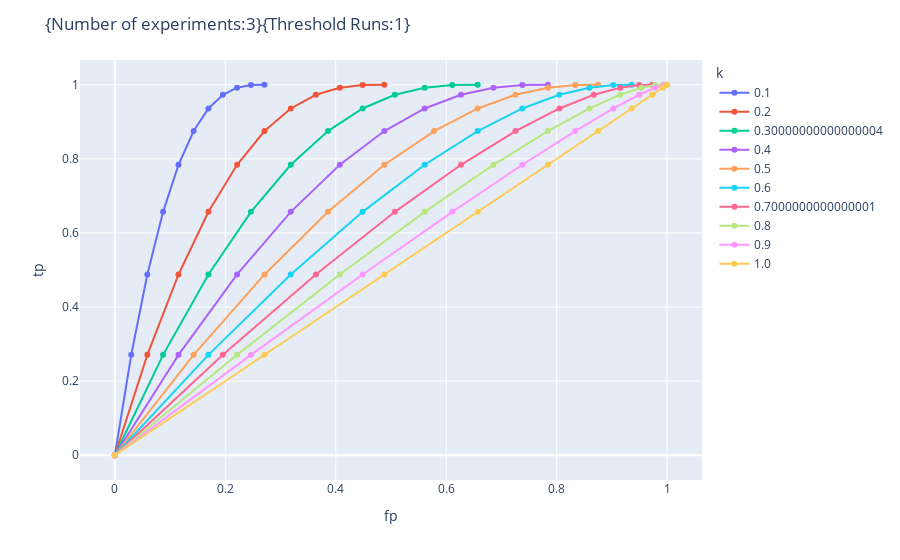
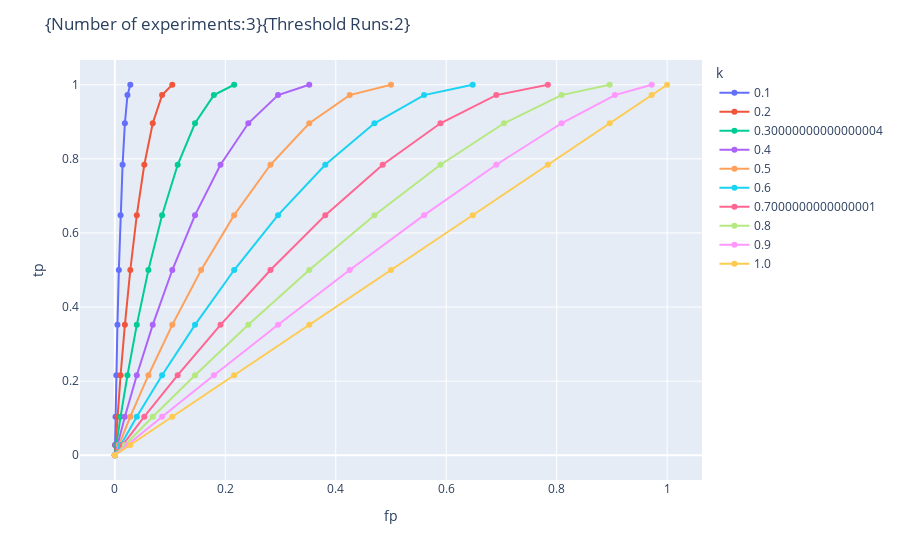
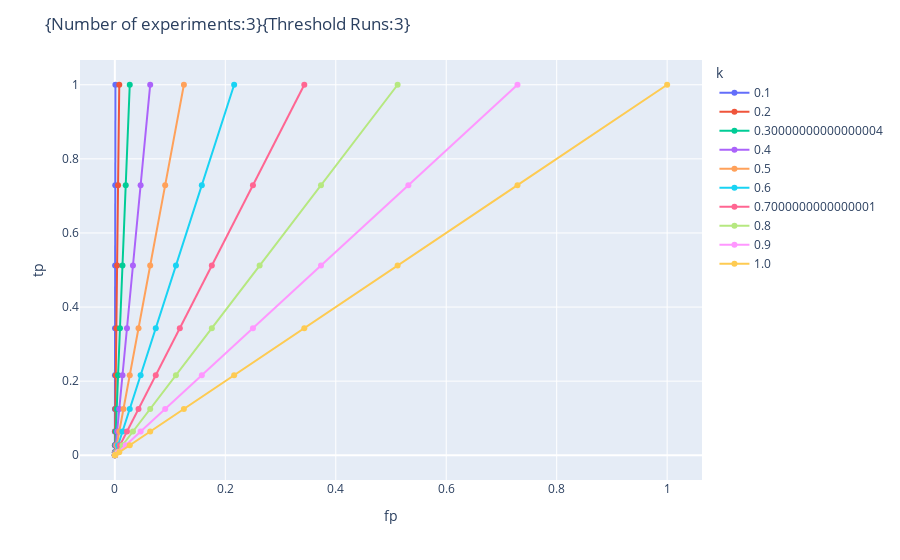
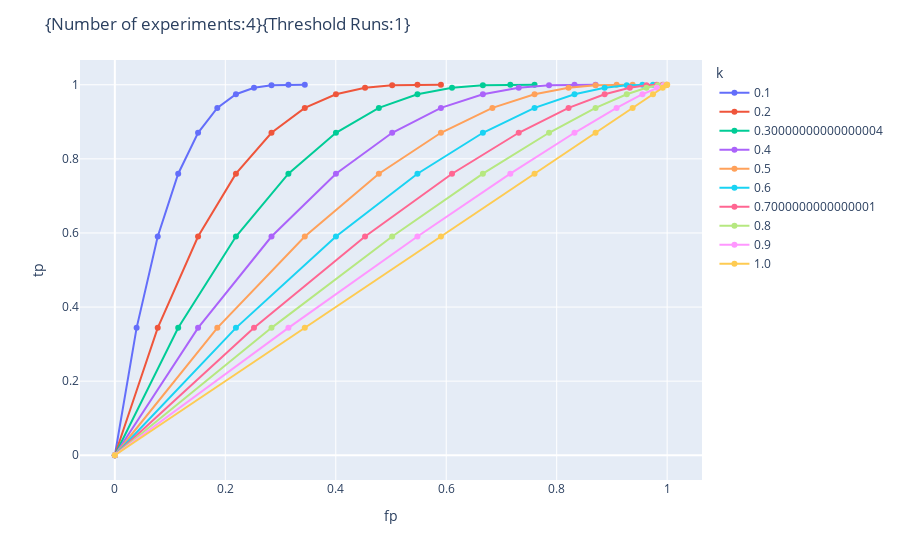

The notebook cell these images were saved under, in order:
### Markdown cell above
02/28/2023

# TP vs FP

Plotting the `True Positive` vs `False Positive` while varying `p`,`r` and `threshold_exp`.

### Code cell
dfs = df.groupby(['n_exp','threshold_exp'])
fig = go.Figure()
for i in dfs:
    i[1]['groups'] = np.floor_divide(i[1].index, len(p_list)).astype(str)
#     print(i[1]['groups'].values.tolist())
    i[1]['k'] = i[1]['groups'].apply(lambda d: proportionality_factor[int(d)%len(proportionality_factor)])
#     display(i[1])
    i[1]['threshold_exp'] = i[1]['threshold_exp'].astype('string')
    fig = px.line(i[1], x="fp", y="tp", hover_data=['n_exp','threshold_exp','p','r'],color='k',markers=True)
    fig.update_layout(title_text="{Number of experiments:"+str(i[1]['n_exp'].unique()[0])+"}{Threshold Runs:"+str(i[1]['threshold_exp'].unique()[0])+"}")
    fig.show()

### Figure 1 — Plotly figure (JSON) as saved in the notebook; plotly's stock layout.template omitted (floating-point values rounded to 4 significant figures)
{"data": [{"customdata": [[3, "1", 0, 0], [3, "1", 0.1, 0.01], [3, "1", 0.2, 0.02], [3, "1", 0.3, 0.03], [3, "1", 0.4, 0.04], [3, "1", 0.5, 0.05], [3, "1", 0.6, 0.06], [3, "1", 0.7, 0.07], [3, "1", 0.8, 0.08], [3, "1", 0.9, 0.09], [3, "1", 1, 0.1]], "hovertemplate": "k=0.1<br>fp=%{x}<br>tp=%{y}<br>n_exp=%{customdata[0]}<br>threshold_exp=%{customdata[1]}<br>p=%{customdata[2]}<br>r=%{customdata[3]}<extra></extra>", "legendgroup": "0.1", "line": {"color": "#636efa", "dash": "solid"}, "marker": {"symbol": "circle"}, "mode": "markers+lines", "name": "0.1", "orientation": "v", "showlegend": true, "type": "scatter", "x": [0, 0.0297, 0.05881, 0.08733, 0.1153, 0.1426, 0.1694, 0.1956, 0.2213, 0.2464, 0.271], "xaxis": "x", "y": [0, 0.271, 0.488, 0.657, 0.784, 0.875, 0.936, 0.973, 0.992, 0.999, 1], "yaxis": "y"}, {"customdata": [[3, "1", 0, 0], [3, "1", 0.1, 0.02], [3, "1", 0.2, 0.04], [3, "1", 0.3, 0.06], [3, "1", 0.4, 0.08], [3, "1", 0.5, 0.1], [3, "1", 0.6, 0.12], [3, "1", 0.7, 0.14], [3, "1", 0.8, 0.16], [3, "1", 0.9, 0.18], [3, "1", 1, 0.2]], "hovertemplate": "k=0.2<br>fp=%{x}<br>tp=%{y}<br>n_exp=%{customdata[0]}<br>threshold_exp=%{customdata[1]}<br>p=%{customdata[2]}<br>r=%{customdata[3]}<extra></extra>", "legendgroup": "0.2", "line": {"color": "#EF553B", "dash": "solid"}, "marker": {"symbol": "circle"}, "mode": "markers+lines", "name": "0.2", "orientation": "v", "showlegend": true, "type": "scatter", "x": [0, 0.05881, 0.1153, 0.1694, 0.2213, 0.271, 0.3185, 0.3639, 0.4073, 0.4486, 0.488], "xaxis": "x", "y": [0, 0.271, 0.488, 0.657, 0.784, 0.875, 0.936, 0.973, 0.992, 0.999, 1], "yaxis": "y"}, {"customdata": [[3, "1", 0, 0], [3, "1", 0.1, 0.03], [3, "1", 0.2, 0.06], [3, "1", 0.3, 0.09], [3, "1", 0.4, 0.12], [3, "1", 0.5, 0.15], [3, "1", 0.6, 0.18], [3, "1", 0.7, 0.21], [3, "1", 0.8, 0.24], [3, "1", 0.9, 0.27], [3, "1", 1, 0.3]], "hovertemplate": "k=0.30000000000000004<br>fp=%{x}<br>tp=%{y}<br>n_exp=%{customdata[0]}<br>threshold_exp=%{customdata[1]}<br>p=%{customdata[2]}<br>r=%{customdata[3]}<extra></extra>", "legendgroup": "0.30000000000000004", "line": {"color": "#00cc96", "dash": "solid"}, "marker": {"symbol": "circle"}, "mode": "markers+lines", "name": "0.30000000000000004", "orientation": "v", "showlegend": true, "type": "scatter", "x": [0, 0.08733, 0.1694, 0.2464, 0.3185, 0.3859, 0.4486, 0.507, 0.561, 0.611, 0.657], "xaxis": "x", "y": [0, 0.271, 0.488, 0.657, 0.784, 0.875, 0.936, 0.973, 0.992, 0.999, 1], "yaxis": "y"}, {"customdata": [[3, "1", 0, 0], [3, "1", 0.1, 0.04], [3, "1", 0.2, 0.08], [3, "1", 0.3, 0.12], [3, "1", 0.4, 0.16], [3, "1", 0.5, 0.2], [3, "1", 0.6, 0.24], [3, "1", 0.7, 0.28], [3, "1", 0.8, 0.32], [3, "1", 0.9, 0.36], [3, "1", 1, 0.4]], "hovertemplate": "k=0.4<br>fp=%{x}<br>tp=%{y}<br>n_exp=%{customdata[0]}<br>threshold_exp=%{customdata[1]}<br>p=%{customdata[2]}<br>r=%{customdata[3]}<extra></extra>", "legendgroup": "0.4", "line": {"color": "#ab63fa", "dash": "solid"}, "marker": {"symbol": "circle"}, "mode": "markers+lines", "name": "0.4", "orientation": "v", "showlegend": true, "type": "scatter", "x": [0, 0.1153, 0.2213, 0.3185, 0.4073, 0.488, 0.561, 0.6268, 0.6856, 0.7379, 0.784], "xaxis": "x", "y": [0, 0.271, 0.488, 0.657, 0.784, 0.875, 0.936, 0.973, 0.992, 0.999, 1], "yaxis": "y"}, {"customdata": [[3, "1", 0, 0], [3, "1", 0.1, 0.05], [3, "1", 0.2, 0.1], [3, "1", 0.3, 0.15], [3, "1", 0.4, 0.2], [3, "1", 0.5, 0.25], [3, "1", 0.6, 0.3], [3, "1", 0.7, 0.35], [3, "1", 0.8, 0.4], [3, "1", 0.9, 0.45], [3, "1", 1, 0.5]], "hovertemplate": "k=0.5<br>fp=%{x}<br>tp=%{y}<br>n_exp=%{customdata[0]}<br>threshold_exp=%{customdata[1]}<br>p=%{customdata[2]}<br>r=%{customdata[3]}<extra></extra>", "legendgroup": "0.5", "line": {"color": "#FFA15A", "dash": "solid"}, "marker": {"symbol": "circle"}, "mode": "markers+lines", "name": "0.5", "orientation": "v", "showlegend": true, "type": "scatter", "x": [0, 0.1426, 0.271, 0.3859, 0.488, 0.5781, 0.657, 0.7254, 0.784, 0.8336, 0.875], "xaxis": "x", "y": [0, 0.271, 0.488, 0.657, 0.784, 0.875, 0.936, 0.973, 0.992, 0.999, 1], "yaxis": "y"}, {"customdata": [[3, "1", 0, 0], [3, "1", 0.1, 0.06], [3, "1", 0.2, 0.12], [3, "1", 0.3, 0.18], [3, "1", 0.4, 0.24], [3, "1", 0.5, 0.3], [3, "1", 0.6, 0.36], [3, "1", 0.7, 0.42], [3, "1", 0.8, 0.48], [3, "1", 0.9, 0.54], [3, "1", 1, 0.6]], "hovertemplate": "k=0.6<br>fp=%{x}<br>tp=%{y}<br>n_exp=%{customdata[0]}<br>threshold_exp=%{customdata[1]}<br>p=%{customdata[2]}<br>r=%{customdata[3]}<extra></extra>", "legendgroup": "0.6", "line": {"color": "#19d3f3", "dash": "solid"}, "marker": {"symbol": "circle"}, "mode": "markers+lines", "name": "0.6", "orientation": "v", "showlegend": true, "type": "scatter", "x": [0, 0.1694, 0.3185, 0.4486, 0.561, 0.657, 0.7379, 0.8049, 0.8594, 0.9027, 0.936], "xaxis": "x", "y": [0, 0.271, 0.488, 0.657, 0.784, 0.875, 0.936, 0.973, 0.992, 0.999, 1], "yaxis": "y"}, {"customdata": [[3, "1", 0, 0], [3, "1", 0.1, 0.07], [3, "1", 0.2, 0.14], [3, "1", 0.3, 0.21], [3, "1", 0.4, 0.28], [3, "1", 0.5, 0.35], [3, "1", 0.6, 0.42], [3, "1", 0.7, 0.49], [3, "1", 0.8, 0.56], [3, "1", 0.9, 0.63], [3, "1", 1, 0.7]], "hovertemplate": "k=0.7000000000000001<br>fp=%{x}<br>tp=%{y}<br>n_exp=%{customdata[0]}<br>threshold_exp=%{customdata[1]}<br>p=%{customdata[2]}<br>r=%{customdata[3]}<extra></extra>", "legendgroup": "0.7000000000000001", "line": {"color": "#FF6692", "dash": "solid"}, "marker": {"symbol": "circle"}, "mode": "markers+lines", "name": "0.7000000000000001", "orientation": "v", "showlegend": true, "type": "scatter", "x": [0, 0.1956, 0.3639, 0.507, 0.6268, 0.7254, 0.8049, 0.8673, 0.9148, 0.9493, 0.973], "xaxis": "x", "y": [0, 0.271, 0.488, 0.657, 0.784, 0.875, 0.936, 0.973, 0.992, 0.999, 1], "yaxis": "y"}, {"customdata": [[3, "1", 0, 0], [3, "1", 0.1, 0.08], [3, "1", 0.2, 0.16], [3, "1", 0.3, 0.24], [3, "1", 0.4, 0.32], [3, "1", 0.5, 0.4], [3, "1", 0.6, 0.48], [3, "1", 0.7, 0.56], [3, "1", 0.8, 0.64], [3, "1", 0.9, 0.72], [3, "1", 1, 0.8]], "hovertemplate": "k=0.8<br>fp=%{x}<br>tp=%{y}<br>n_exp=%{customdata[0]}<br>threshold_exp=%{customdata[1]}<br>p=%{customdata[2]}<br>r=%{customdata[3]}<extra></extra>", "legendgroup": "0.8", "line": {"color": "#B6E880", "dash": "solid"}, "marker": {"symbol": "circle"}, "mode": "markers+lines", "name": "0.8", "orientation": "v", "showlegend": true, "type": "scatter", "x": [0, 0.2213, 0.4073, 0.561, 0.6856, 0.784, 0.8594, 0.9148, 0.9533, 0.978, 0.992], "xaxis": "x", "y": [0, 0.271, 0.488, 0.657, 0.784, 0.875, 0.936, 0.973, 0.992, 0.999, 1], "yaxis": "y"}, {"customdata": [[3, "1", 0, 0], [3, "1", 0.1, 0.09], [3, "1", 0.2, 0.18], [3, "1", 0.3, 0.27], [3, "1", 0.4, 0.36], [3, "1", 0.5, 0.45], [3, "1", 0.6, 0.54], [3, "1", 0.7, 0.63], [3, "1", 0.8, 0.72], [3, "1", 0.9, 0.81], [3, "1", 1, 0.9]], "hovertemplate": "k=0.9<br>fp=%{x}<br>tp=%{y}<br>n_exp=%{customdata[0]}<br>threshold_exp=%{customdata[1]}<br>p=%{customdata[2]}<br>r=%{customdata[3]}<extra></extra>", "legendgroup": "0.9", "line": {"color": "#FF97FF", "dash": "solid"}, "marker": {"symbol": "circle"}, "mode": "markers+lines", "name": "0.9", "orientation": "v", "showlegend": true, "type": "scatter", "x": [0, 0.2464, 0.4486, 0.611, 0.7379, 0.8336, 0.9027, 0.9493, 0.978, 0.9931, 0.999], "xaxis": "x", "y": [0, 0.271, 0.488, 0.657, 0.784, 0.875, 0.936, 0.973, 0.992, 0.999, 1], "yaxis": "y"}, {"customdata": [[3, "1", 0, 0], [3, "1", 0.1, 0.1], [3, "1", 0.2, 0.2], [3, "1", 0.3, 0.3], [3, "1", 0.4, 0.4], [3, "1", 0.5, 0.5], [3, "1", 0.6, 0.6], [3, "1", 0.7, 0.7], [3, "1", 0.8, 0.8], [3, "1", 0.9, 0.9], [3, "1", 1, 1]], "hovertemplate": "k=1.0<br>fp=%{x}<br>tp=%{y}<br>n_exp=%{customdata[0]}<br>threshold_exp=%{customdata[1]}<br>p=%{customdata[2]}<br>r=%{customdata[3]}<extra></extra>", "legendgroup": "1.0", "line": {"color": "#FECB52", "dash": "solid"}, "marker": {"symbol": "circle"}, "mode": "markers+lines", "name": "1.0", "orientation": "v", "showlegend": true, "type": "scatter", "x": [0, 0.271, 0.488, 0.657, 0.784, 0.875, 0.936, 0.973, 0.992, 0.999, 1], "xaxis": "x", "y": [0, 0.271, 0.488, 0.657, 0.784, 0.875, 0.936, 0.973, 0.992, 0.999, 1], "yaxis": "y"}], "layout": {"legend": {"title": {"text": "k"}, "tracegroupgap": 0}, "margin": {"t": 60}, "title": {"text": "{Number of experiments:3}{Threshold Runs:1}"}, "xaxis": {"anchor": "y", "domain": [0, 1], "title": {"text": "fp"}}, "yaxis": {"anchor": "x", "domain": [0, 1], "title": {"text": "tp"}}}}

### Figure 2 — Plotly figure (JSON) as saved in the notebook; plotly's stock layout.template omitted (floating-point values rounded to 4 significant figures)
{"data": [{"customdata": [[3, "2", 0, 0], [3, "2", 0.1, 0.01], [3, "2", 0.2, 0.02], [3, "2", 0.3, 0.03], [3, "2", 0.4, 0.04], [3, "2", 0.5, 0.05], [3, "2", 0.6, 0.06], [3, "2", 0.7, 0.07], [3, "2", 0.8, 0.08], [3, "2", 0.9, 0.09], [3, "2", 1, 0.1]], "hovertemplate": "k=0.1<br>fp=%{x}<br>tp=%{y}<br>n_exp=%{customdata[0]}<br>threshold_exp=%{customdata[1]}<br>p=%{customdata[2]}<br>r=%{customdata[3]}<extra></extra>", "legendgroup": "0.1", "line": {"color": "#636efa", "dash": "solid"}, "marker": {"symbol": "circle"}, "mode": "markers+lines", "name": "0.1", "orientation": "v", "showlegend": true, "type": "scatter", "x": [0, 0.000298, 0.001184, 0.002646, 0.004672, 0.00725, 0.01037, 0.01401, 0.01818, 0.02284, 0.028], "xaxis": "x", "y": [0, 0.028, 0.104, 0.216, 0.352, 0.5, 0.648, 0.784, 0.896, 0.972, 1], "yaxis": "y"}, {"customdata": [[3, "2", 0, 0], [3, "2", 0.1, 0.02], [3, "2", 0.2, 0.04], [3, "2", 0.3, 0.06], [3, "2", 0.4, 0.08], [3, "2", 0.5, 0.1], [3, "2", 0.6, 0.12], [3, "2", 0.7, 0.14], [3, "2", 0.8, 0.16], [3, "2", 0.9, 0.18], [3, "2", 1, 0.2]], "hovertemplate": "k=0.2<br>fp=%{x}<br>tp=%{y}<br>n_exp=%{customdata[0]}<br>threshold_exp=%{customdata[1]}<br>p=%{customdata[2]}<br>r=%{customdata[3]}<extra></extra>", "legendgroup": "0.2", "line": {"color": "#EF553B", "dash": "solid"}, "marker": {"symbol": "circle"}, "mode": "markers+lines", "name": "0.2", "orientation": "v", "showlegend": true, "type": "scatter", "x": [0, 0.001184, 0.004672, 0.01037, 0.01818, 0.028, 0.03974, 0.05331, 0.06861, 0.08554, 0.104], "xaxis": "x", "y": [0, 0.028, 0.104, 0.216, 0.352, 0.5, 0.648, 0.784, 0.896, 0.972, 1], "yaxis": "y"}, {"customdata": [[3, "2", 0, 0], [3, "2", 0.1, 0.03], [3, "2", 0.2, 0.06], [3, "2", 0.3, 0.09], [3, "2", 0.4, 0.12], [3, "2", 0.5, 0.15], [3, "2", 0.6, 0.18], [3, "2", 0.7, 0.21], [3, "2", 0.8, 0.24], [3, "2", 0.9, 0.27], [3, "2", 1, 0.3]], "hovertemplate": "k=0.30000000000000004<br>fp=%{x}<br>tp=%{y}<br>n_exp=%{customdata[0]}<br>threshold_exp=%{customdata[1]}<br>p=%{customdata[2]}<br>r=%{customdata[3]}<extra></extra>", "legendgroup": "0.30000000000000004", "line": {"color": "#00cc96", "dash": "solid"}, "marker": {"symbol": "circle"}, "mode": "markers+lines", "name": "0.30000000000000004", "orientation": "v", "showlegend": true, "type": "scatter", "x": [0, 0.002646, 0.01037, 0.02284, 0.03974, 0.06075, 0.08554, 0.1138, 0.1452, 0.1793, 0.216], "xaxis": "x", "y": [0, 0.028, 0.104, 0.216, 0.352, 0.5, 0.648, 0.784, 0.896, 0.972, 1], "yaxis": "y"}, {"customdata": [[3, "2", 0, 0], [3, "2", 0.1, 0.04], [3, "2", 0.2, 0.08], [3, "2", 0.3, 0.12], [3, "2", 0.4, 0.16], [3, "2", 0.5, 0.2], [3, "2", 0.6, 0.24], [3, "2", 0.7, 0.28], [3, "2", 0.8, 0.32], [3, "2", 0.9, 0.36], [3, "2", 1, 0.4]], "hovertemplate": "k=0.4<br>fp=%{x}<br>tp=%{y}<br>n_exp=%{customdata[0]}<br>threshold_exp=%{customdata[1]}<br>p=%{customdata[2]}<br>r=%{customdata[3]}<extra></extra>", "legendgroup": "0.4", "line": {"color": "#ab63fa", "dash": "solid"}, "marker": {"symbol": "circle"}, "mode": "markers+lines", "name": "0.4", "orientation": "v", "showlegend": true, "type": "scatter", "x": [0, 0.004672, 0.01818, 0.03974, 0.06861, 0.104, 0.1452, 0.1913, 0.2417, 0.2955, 0.352], "xaxis": "x", "y": [0, 0.028, 0.104, 0.216, 0.352, 0.5, 0.648, 0.784, 0.896, 0.972, 1], "yaxis": "y"}, {"customdata": [[3, "2", 0, 0], [3, "2", 0.1, 0.05], [3, "2", 0.2, 0.1], [3, "2", 0.3, 0.15], [3, "2", 0.4, 0.2], [3, "2", 0.5, 0.25], [3, "2", 0.6, 0.3], [3, "2", 0.7, 0.35], [3, "2", 0.8, 0.4], [3, "2", 0.9, 0.45], [3, "2", 1, 0.5]], "hovertemplate": "k=0.5<br>fp=%{x}<br>tp=%{y}<br>n_exp=%{customdata[0]}<br>threshold_exp=%{customdata[1]}<br>p=%{customdata[2]}<br>r=%{customdata[3]}<extra></extra>", "legendgroup": "0.5", "line": {"color": "#FFA15A", "dash": "solid"}, "marker": {"symbol": "circle"}, "mode": "markers+lines", "name": "0.5", "orientation": "v", "showlegend": true, "type": "scatter", "x": [0, 0.00725, 0.028, 0.06075, 0.104, 0.1562, 0.216, 0.2818, 0.352, 0.4253, 0.5], "xaxis": "x", "y": [0, 0.028, 0.104, 0.216, 0.352, 0.5, 0.648, 0.784, 0.896, 0.972, 1], "yaxis": "y"}, {"customdata": [[3, "2", 0, 0], [3, "2", 0.1, 0.06], [3, "2", 0.2, 0.12], [3, "2", 0.3, 0.18], [3, "2", 0.4, 0.24], [3, "2", 0.5, 0.3], [3, "2", 0.6, 0.36], [3, "2", 0.7, 0.42], [3, "2", 0.8, 0.48], [3, "2", 0.9, 0.54], [3, "2", 1, 0.6]], "hovertemplate": "k=0.6<br>fp=%{x}<br>tp=%{y}<br>n_exp=%{customdata[0]}<br>threshold_exp=%{customdata[1]}<br>p=%{customdata[2]}<br>r=%{customdata[3]}<extra></extra>", "legendgroup": "0.6", "line": {"color": "#19d3f3", "dash": "solid"}, "marker": {"symbol": "circle"}, "mode": "markers+lines", "name": "0.6", "orientation": "v", "showlegend": true, "type": "scatter", "x": [0, 0.01037, 0.03974, 0.08554, 0.1452, 0.216, 0.2955, 0.381, 0.47, 0.5599, 0.648], "xaxis": "x", "y": [0, 0.028, 0.104, 0.216, 0.352, 0.5, 0.648, 0.784, 0.896, 0.972, 1], "yaxis": "y"}, {"customdata": [[3, "2", 0, 0], [3, "2", 0.1, 0.07], [3, "2", 0.2, 0.14], [3, "2", 0.3, 0.21], [3, "2", 0.4, 0.28], [3, "2", 0.5, 0.35], [3, "2", 0.6, 0.42], [3, "2", 0.7, 0.49], [3, "2", 0.8, 0.56], [3, "2", 0.9, 0.63], [3, "2", 1, 0.7]], "hovertemplate": "k=0.7000000000000001<br>fp=%{x}<br>tp=%{y}<br>n_exp=%{customdata[0]}<br>threshold_exp=%{customdata[1]}<br>p=%{customdata[2]}<br>r=%{customdata[3]}<extra></extra>", "legendgroup": "0.7000000000000001", "line": {"color": "#FF6692", "dash": "solid"}, "marker": {"symbol": "circle"}, "mode": "markers+lines", "name": "0.7000000000000001", "orientation": "v", "showlegend": true, "type": "scatter", "x": [0, 0.01401, 0.05331, 0.1138, 0.1913, 0.2818, 0.381, 0.485, 0.5896, 0.6906, 0.784], "xaxis": "x", "y": [0, 0.028, 0.104, 0.216, 0.352, 0.5, 0.648, 0.784, 0.896, 0.972, 1], "yaxis": "y"}, {"customdata": [[3, "2", 0, 0], [3, "2", 0.1, 0.08], [3, "2", 0.2, 0.16], [3, "2", 0.3, 0.24], [3, "2", 0.4, 0.32], [3, "2", 0.5, 0.4], [3, "2", 0.6, 0.48], [3, "2", 0.7, 0.56], [3, "2", 0.8, 0.64], [3, "2", 0.9, 0.72], [3, "2", 1, 0.8]], "hovertemplate": "k=0.8<br>fp=%{x}<br>tp=%{y}<br>n_exp=%{customdata[0]}<br>threshold_exp=%{customdata[1]}<br>p=%{customdata[2]}<br>r=%{customdata[3]}<extra></extra>", "legendgroup": "0.8", "line": {"color": "#B6E880", "dash": "solid"}, "marker": {"symbol": "circle"}, "mode": "markers+lines", "name": "0.8", "orientation": "v", "showlegend": true, "type": "scatter", "x": [0, 0.01818, 0.06861, 0.1452, 0.2417, 0.352, 0.47, 0.5896, 0.7045, 0.8087, 0.896], "xaxis": "x", "y": [0, 0.028, 0.104, 0.216, 0.352, 0.5, 0.648, 0.784, 0.896, 0.972, 1], "yaxis": "y"}, {"customdata": [[3, "2", 0, 0], [3, "2", 0.1, 0.09], [3, "2", 0.2, 0.18], [3, "2", 0.3, 0.27], [3, "2", 0.4, 0.36], [3, "2", 0.5, 0.45], [3, "2", 0.6, 0.54], [3, "2", 0.7, 0.63], [3, "2", 0.8, 0.72], [3, "2", 0.9, 0.81], [3, "2", 1, 0.9]], "hovertemplate": "k=0.9<br>fp=%{x}<br>tp=%{y}<br>n_exp=%{customdata[0]}<br>threshold_exp=%{customdata[1]}<br>p=%{customdata[2]}<br>r=%{customdata[3]}<extra></extra>", "legendgroup": "0.9", "line": {"color": "#FF97FF", "dash": "solid"}, "marker": {"symbol": "circle"}, "mode": "markers+lines", "name": "0.9", "orientation": "v", "showlegend": true, "type": "scatter", "x": [0, 0.02284, 0.08554, 0.1793, 0.2955, 0.4253, 0.5599, 0.6906, 0.8087, 0.9054, 0.972], "xaxis": "x", "y": [0, 0.028, 0.104, 0.216, 0.352, 0.5, 0.648, 0.784, 0.896, 0.972, 1], "yaxis": "y"}, {"customdata": [[3, "2", 0, 0], [3, "2", 0.1, 0.1], [3, "2", 0.2, 0.2], [3, "2", 0.3, 0.3], [3, "2", 0.4, 0.4], [3, "2", 0.5, 0.5], [3, "2", 0.6, 0.6], [3, "2", 0.7, 0.7], [3, "2", 0.8, 0.8], [3, "2", 0.9, 0.9], [3, "2", 1, 1]], "hovertemplate": "k=1.0<br>fp=%{x}<br>tp=%{y}<br>n_exp=%{customdata[0]}<br>threshold_exp=%{customdata[1]}<br>p=%{customdata[2]}<br>r=%{customdata[3]}<extra></extra>", "legendgroup": "1.0", "line": {"color": "#FECB52", "dash": "solid"}, "marker": {"symbol": "circle"}, "mode": "markers+lines", "name": "1.0", "orientation": "v", "showlegend": true, "type": "scatter", "x": [0, 0.028, 0.104, 0.216, 0.352, 0.5, 0.648, 0.784, 0.896, 0.972, 1], "xaxis": "x", "y": [0, 0.028, 0.104, 0.216, 0.352, 0.5, 0.648, 0.784, 0.896, 0.972, 1], "yaxis": "y"}], "layout": {"legend": {"title": {"text": "k"}, "tracegroupgap": 0}, "margin": {"t": 60}, "title": {"text": "{Number of experiments:3}{Threshold Runs:2}"}, "xaxis": {"anchor": "y", "domain": [0, 1], "title": {"text": "fp"}}, "yaxis": {"anchor": "x", "domain": [0, 1], "title": {"text": "tp"}}}}

### Figure 3 — Plotly figure (JSON) as saved in the notebook; plotly's stock layout.template omitted (floating-point values rounded to 4 significant figures)
{"data": [{"customdata": [[3, "3", 0, 0], [3, "3", 0.1, 0.01], [3, "3", 0.2, 0.02], [3, "3", 0.3, 0.03], [3, "3", 0.4, 0.04], [3, "3", 0.5, 0.05], [3, "3", 0.6, 0.06], [3, "3", 0.7, 0.07], [3, "3", 0.8, 0.08], [3, "3", 0.9, 0.09], [3, "3", 1, 0.1]], "hovertemplate": "k=0.1<br>fp=%{x}<br>tp=%{y}<br>n_exp=%{customdata[0]}<br>threshold_exp=%{customdata[1]}<br>p=%{customdata[2]}<br>r=%{customdata[3]}<extra></extra>", "legendgroup": "0.1", "line": {"color": "#636efa", "dash": "solid"}, "marker": {"symbol": "circle"}, "mode": "markers+lines", "name": "0.1", "orientation": "v", "showlegend": true, "type": "scatter", "x": [0, 1e-06, 8e-06, 2.7e-05, 6.4e-05, 0.000125, 0.000216, 0.000343, 0.000512, 0.000729, 0.001], "xaxis": "x", "y": [0, 0.001, 0.008, 0.027, 0.064, 0.125, 0.216, 0.343, 0.512, 0.729, 1], "yaxis": "y"}, {"customdata": [[3, "3", 0, 0], [3, "3", 0.1, 0.02], [3, "3", 0.2, 0.04], [3, "3", 0.3, 0.06], [3, "3", 0.4, 0.08], [3, "3", 0.5, 0.1], [3, "3", 0.6, 0.12], [3, "3", 0.7, 0.14], [3, "3", 0.8, 0.16], [3, "3", 0.9, 0.18], [3, "3", 1, 0.2]], "hovertemplate": "k=0.2<br>fp=%{x}<br>tp=%{y}<br>n_exp=%{customdata[0]}<br>threshold_exp=%{customdata[1]}<br>p=%{customdata[2]}<br>r=%{customdata[3]}<extra></extra>", "legendgroup": "0.2", "line": {"color": "#EF553B", "dash": "solid"}, "marker": {"symbol": "circle"}, "mode": "markers+lines", "name": "0.2", "orientation": "v", "showlegend": true, "type": "scatter", "x": [0, 8e-06, 6.4e-05, 0.000216, 0.000512, 0.001, 0.001728, 0.002744, 0.004096, 0.005832, 0.008], "xaxis": "x", "y": [0, 0.001, 0.008, 0.027, 0.064, 0.125, 0.216, 0.343, 0.512, 0.729, 1], "yaxis": "y"}, {"customdata": [[3, "3", 0, 0], [3, "3", 0.1, 0.03], [3, "3", 0.2, 0.06], [3, "3", 0.3, 0.09], [3, "3", 0.4, 0.12], [3, "3", 0.5, 0.15], [3, "3", 0.6, 0.18], [3, "3", 0.7, 0.21], [3, "3", 0.8, 0.24], [3, "3", 0.9, 0.27], [3, "3", 1, 0.3]], "hovertemplate": "k=0.30000000000000004<br>fp=%{x}<br>tp=%{y}<br>n_exp=%{customdata[0]}<br>threshold_exp=%{customdata[1]}<br>p=%{customdata[2]}<br>r=%{customdata[3]}<extra></extra>", "legendgroup": "0.30000000000000004", "line": {"color": "#00cc96", "dash": "solid"}, "marker": {"symbol": "circle"}, "mode": "markers+lines", "name": "0.30000000000000004", "orientation": "v", "showlegend": true, "type": "scatter", "x": [0, 2.7e-05, 0.000216, 0.000729, 0.001728, 0.003375, 0.005832, 0.009261, 0.01382, 0.01968, 0.027], "xaxis": "x", "y": [0, 0.001, 0.008, 0.027, 0.064, 0.125, 0.216, 0.343, 0.512, 0.729, 1], "yaxis": "y"}, {"customdata": [[3, "3", 0, 0], [3, "3", 0.1, 0.04], [3, "3", 0.2, 0.08], [3, "3", 0.3, 0.12], [3, "3", 0.4, 0.16], [3, "3", 0.5, 0.2], [3, "3", 0.6, 0.24], [3, "3", 0.7, 0.28], [3, "3", 0.8, 0.32], [3, "3", 0.9, 0.36], [3, "3", 1, 0.4]], "hovertemplate": "k=0.4<br>fp=%{x}<br>tp=%{y}<br>n_exp=%{customdata[0]}<br>threshold_exp=%{customdata[1]}<br>p=%{customdata[2]}<br>r=%{customdata[3]}<extra></extra>", "legendgroup": "0.4", "line": {"color": "#ab63fa", "dash": "solid"}, "marker": {"symbol": "circle"}, "mode": "markers+lines", "name": "0.4", "orientation": "v", "showlegend": true, "type": "scatter", "x": [0, 6.4e-05, 0.000512, 0.001728, 0.004096, 0.008, 0.01382, 0.02195, 0.03277, 0.04666, 0.064], "xaxis": "x", "y": [0, 0.001, 0.008, 0.027, 0.064, 0.125, 0.216, 0.343, 0.512, 0.729, 1], "yaxis": "y"}, {"customdata": [[3, "3", 0, 0], [3, "3", 0.1, 0.05], [3, "3", 0.2, 0.1], [3, "3", 0.3, 0.15], [3, "3", 0.4, 0.2], [3, "3", 0.5, 0.25], [3, "3", 0.6, 0.3], [3, "3", 0.7, 0.35], [3, "3", 0.8, 0.4], [3, "3", 0.9, 0.45], [3, "3", 1, 0.5]], "hovertemplate": "k=0.5<br>fp=%{x}<br>tp=%{y}<br>n_exp=%{customdata[0]}<br>threshold_exp=%{customdata[1]}<br>p=%{customdata[2]}<br>r=%{customdata[3]}<extra></extra>", "legendgroup": "0.5", "line": {"color": "#FFA15A", "dash": "solid"}, "marker": {"symbol": "circle"}, "mode": "markers+lines", "name": "0.5", "orientation": "v", "showlegend": true, "type": "scatter", "x": [0, 0.000125, 0.001, 0.003375, 0.008, 0.01562, 0.027, 0.04288, 0.064, 0.09112, 0.125], "xaxis": "x", "y": [0, 0.001, 0.008, 0.027, 0.064, 0.125, 0.216, 0.343, 0.512, 0.729, 1], "yaxis": "y"}, {"customdata": [[3, "3", 0, 0], [3, "3", 0.1, 0.06], [3, "3", 0.2, 0.12], [3, "3", 0.3, 0.18], [3, "3", 0.4, 0.24], [3, "3", 0.5, 0.3], [3, "3", 0.6, 0.36], [3, "3", 0.7, 0.42], [3, "3", 0.8, 0.48], [3, "3", 0.9, 0.54], [3, "3", 1, 0.6]], "hovertemplate": "k=0.6<br>fp=%{x}<br>tp=%{y}<br>n_exp=%{customdata[0]}<br>threshold_exp=%{customdata[1]}<br>p=%{customdata[2]}<br>r=%{customdata[3]}<extra></extra>", "legendgroup": "0.6", "line": {"color": "#19d3f3", "dash": "solid"}, "marker": {"symbol": "circle"}, "mode": "markers+lines", "name": "0.6", "orientation": "v", "showlegend": true, "type": "scatter", "x": [0, 0.000216, 0.001728, 0.005832, 0.01382, 0.027, 0.04666, 0.07409, 0.1106, 0.1575, 0.216], "xaxis": "x", "y": [0, 0.001, 0.008, 0.027, 0.064, 0.125, 0.216, 0.343, 0.512, 0.729, 1], "yaxis": "y"}, {"customdata": [[3, "3", 0, 0], [3, "3", 0.1, 0.07], [3, "3", 0.2, 0.14], [3, "3", 0.3, 0.21], [3, "3", 0.4, 0.28], [3, "3", 0.5, 0.35], [3, "3", 0.6, 0.42], [3, "3", 0.7, 0.49], [3, "3", 0.8, 0.56], [3, "3", 0.9, 0.63], [3, "3", 1, 0.7]], "hovertemplate": "k=0.7000000000000001<br>fp=%{x}<br>tp=%{y}<br>n_exp=%{customdata[0]}<br>threshold_exp=%{customdata[1]}<br>p=%{customdata[2]}<br>r=%{customdata[3]}<extra></extra>", "legendgroup": "0.7000000000000001", "line": {"color": "#FF6692", "dash": "solid"}, "marker": {"symbol": "circle"}, "mode": "markers+lines", "name": "0.7000000000000001", "orientation": "v", "showlegend": true, "type": "scatter", "x": [0, 0.000343, 0.002744, 0.009261, 0.02195, 0.04288, 0.07409, 0.1176, 0.1756, 0.25, 0.343], "xaxis": "x", "y": [0, 0.001, 0.008, 0.027, 0.064, 0.125, 0.216, 0.343, 0.512, 0.729, 1], "yaxis": "y"}, {"customdata": [[3, "3", 0, 0], [3, "3", 0.1, 0.08], [3, "3", 0.2, 0.16], [3, "3", 0.3, 0.24], [3, "3", 0.4, 0.32], [3, "3", 0.5, 0.4], [3, "3", 0.6, 0.48], [3, "3", 0.7, 0.56], [3, "3", 0.8, 0.64], [3, "3", 0.9, 0.72], [3, "3", 1, 0.8]], "hovertemplate": "k=0.8<br>fp=%{x}<br>tp=%{y}<br>n_exp=%{customdata[0]}<br>threshold_exp=%{customdata[1]}<br>p=%{customdata[2]}<br>r=%{customdata[3]}<extra></extra>", "legendgroup": "0.8", "line": {"color": "#B6E880", "dash": "solid"}, "marker": {"symbol": "circle"}, "mode": "markers+lines", "name": "0.8", "orientation": "v", "showlegend": true, "type": "scatter", "x": [0, 0.000512, 0.004096, 0.01382, 0.03277, 0.064, 0.1106, 0.1756, 0.2621, 0.3732, 0.512], "xaxis": "x", "y": [0, 0.001, 0.008, 0.027, 0.064, 0.125, 0.216, 0.343, 0.512, 0.729, 1], "yaxis": "y"}, {"customdata": [[3, "3", 0, 0], [3, "3", 0.1, 0.09], [3, "3", 0.2, 0.18], [3, "3", 0.3, 0.27], [3, "3", 0.4, 0.36], [3, "3", 0.5, 0.45], [3, "3", 0.6, 0.54], [3, "3", 0.7, 0.63], [3, "3", 0.8, 0.72], [3, "3", 0.9, 0.81], [3, "3", 1, 0.9]], "hovertemplate": "k=0.9<br>fp=%{x}<br>tp=%{y}<br>n_exp=%{customdata[0]}<br>threshold_exp=%{customdata[1]}<br>p=%{customdata[2]}<br>r=%{customdata[3]}<extra></extra>", "legendgroup": "0.9", "line": {"color": "#FF97FF", "dash": "solid"}, "marker": {"symbol": "circle"}, "mode": "markers+lines", "name": "0.9", "orientation": "v", "showlegend": true, "type": "scatter", "x": [0, 0.000729, 0.005832, 0.01968, 0.04666, 0.09112, 0.1575, 0.25, 0.3732, 0.5314, 0.729], "xaxis": "x", "y": [0, 0.001, 0.008, 0.027, 0.064, 0.125, 0.216, 0.343, 0.512, 0.729, 1], "yaxis": "y"}, {"customdata": [[3, "3", 0, 0], [3, "3", 0.1, 0.1], [3, "3", 0.2, 0.2], [3, "3", 0.3, 0.3], [3, "3", 0.4, 0.4], [3, "3", 0.5, 0.5], [3, "3", 0.6, 0.6], [3, "3", 0.7, 0.7], [3, "3", 0.8, 0.8], [3, "3", 0.9, 0.9], [3, "3", 1, 1]], "hovertemplate": "k=1.0<br>fp=%{x}<br>tp=%{y}<br>n_exp=%{customdata[0]}<br>threshold_exp=%{customdata[1]}<br>p=%{customdata[2]}<br>r=%{customdata[3]}<extra></extra>", "legendgroup": "1.0", "line": {"color": "#FECB52", "dash": "solid"}, "marker": {"symbol": "circle"}, "mode": "markers+lines", "name": "1.0", "orientation": "v", "showlegend": true, "type": "scatter", "x": [0, 0.001, 0.008, 0.027, 0.064, 0.125, 0.216, 0.343, 0.512, 0.729, 1], "xaxis": "x", "y": [0, 0.001, 0.008, 0.027, 0.064, 0.125, 0.216, 0.343, 0.512, 0.729, 1], "yaxis": "y"}], "layout": {"legend": {"title": {"text": "k"}, "tracegroupgap": 0}, "margin": {"t": 60}, "title": {"text": "{Number of experiments:3}{Threshold Runs:3}"}, "xaxis": {"anchor": "y", "domain": [0, 1], "title": {"text": "fp"}}, "yaxis": {"anchor": "x", "domain": [0, 1], "title": {"text": "tp"}}}}

### Figure 4 — Plotly figure (JSON) as saved in the notebook; plotly's stock layout.template omitted (floating-point values rounded to 4 significant figures)
{"data": [{"customdata": [[4, "1", 0, 0], [4, "1", 0.1, 0.01], [4, "1", 0.2, 0.02], [4, "1", 0.3, 0.03], [4, "1", 0.4, 0.04], [4, "1", 0.5, 0.05], [4, "1", 0.6, 0.06], [4, "1", 0.7, 0.07], [4, "1", 0.8, 0.08], [4, "1", 0.9, 0.09], [4, "1", 1, 0.1]], "hovertemplate": "k=0.1<br>fp=%{x}<br>tp=%{y}<br>n_exp=%{customdata[0]}<br>threshold_exp=%{customdata[1]}<br>p=%{customdata[2]}<br>r=%{customdata[3]}<extra></extra>", "legendgroup": "0.1", "line": {"color": "#636efa", "dash": "solid"}, "marker": {"symbol": "circle"}, "mode": "markers+lines", "name": "0.1", "orientation": "v", "showlegend": true, "type": "scatter", "x": [0, 0.0394, 0.07763, 0.1147, 0.1507, 0.1855, 0.2193, 0.2519, 0.2836, 0.3143, 0.3439], "xaxis": "x", "y": [0, 0.3439, 0.5904, 0.7599, 0.8704, 0.9375, 0.9744, 0.9919, 0.9984, 0.9999, 1], "yaxis": "y"}, {"customdata": [[4, "1", 0, 0], [4, "1", 0.1, 0.02], [4, "1", 0.2, 0.04], [4, "1", 0.3, 0.06], [4, "1", 0.4, 0.08], [4, "1", 0.5, 0.1], [4, "1", 0.6, 0.12], [4, "1", 0.7, 0.14], [4, "1", 0.8, 0.16], [4, "1", 0.9, 0.18], [4, "1", 1, 0.2]], "hovertemplate": "k=0.2<br>fp=%{x}<br>tp=%{y}<br>n_exp=%{customdata[0]}<br>threshold_exp=%{customdata[1]}<br>p=%{customdata[2]}<br>r=%{customdata[3]}<extra></extra>", "legendgroup": "0.2", "line": {"color": "#EF553B", "dash": "solid"}, "marker": {"symbol": "circle"}, "mode": "markers+lines", "name": "0.2", "orientation": "v", "showlegend": true, "type": "scatter", "x": [0, 0.07763, 0.1507, 0.2193, 0.2836, 0.3439, 0.4003, 0.453, 0.5021, 0.5479, 0.5904], "xaxis": "x", "y": [0, 0.3439, 0.5904, 0.7599, 0.8704, 0.9375, 0.9744, 0.9919, 0.9984, 0.9999, 1], "yaxis": "y"}, {"customdata": [[4, "1", 0, 0], [4, "1", 0.1, 0.03], [4, "1", 0.2, 0.06], [4, "1", 0.3, 0.09], [4, "1", 0.4, 0.12], [4, "1", 0.5, 0.15], [4, "1", 0.6, 0.18], [4, "1", 0.7, 0.21], [4, "1", 0.8, 0.24], [4, "1", 0.9, 0.27], [4, "1", 1, 0.3]], "hovertemplate": "k=0.30000000000000004<br>fp=%{x}<br>tp=%{y}<br>n_exp=%{customdata[0]}<br>threshold_exp=%{customdata[1]}<br>p=%{customdata[2]}<br>r=%{customdata[3]}<extra></extra>", "legendgroup": "0.30000000000000004", "line": {"color": "#00cc96", "dash": "solid"}, "marker": {"symbol": "circle"}, "mode": "markers+lines", "name": "0.30000000000000004", "orientation": "v", "showlegend": true, "type": "scatter", "x": [0, 0.1147, 0.2193, 0.3143, 0.4003, 0.478, 0.5479, 0.6105, 0.6664, 0.716, 0.7599], "xaxis": "x", "y": [0, 0.3439, 0.5904, 0.7599, 0.8704, 0.9375, 0.9744, 0.9919, 0.9984, 0.9999, 1], "yaxis": "y"}, {"customdata": [[4, "1", 0, 0], [4, "1", 0.1, 0.04], [4, "1", 0.2, 0.08], [4, "1", 0.3, 0.12], [4, "1", 0.4, 0.16], [4, "1", 0.5, 0.2], [4, "1", 0.6, 0.24], [4, "1", 0.7, 0.28], [4, "1", 0.8, 0.32], [4, "1", 0.9, 0.36], [4, "1", 1, 0.4]], "hovertemplate": "k=0.4<br>fp=%{x}<br>tp=%{y}<br>n_exp=%{customdata[0]}<br>threshold_exp=%{customdata[1]}<br>p=%{customdata[2]}<br>r=%{customdata[3]}<extra></extra>", "legendgroup": "0.4", "line": {"color": "#ab63fa", "dash": "solid"}, "marker": {"symbol": "circle"}, "mode": "markers+lines", "name": "0.4", "orientation": "v", "showlegend": true, "type": "scatter", "x": [0, 0.1507, 0.2836, 0.4003, 0.5021, 0.5904, 0.6664, 0.7313, 0.7862, 0.8322, 0.8704], "xaxis": "x", "y": [0, 0.3439, 0.5904, 0.7599, 0.8704, 0.9375, 0.9744, 0.9919, 0.9984, 0.9999, 1], "yaxis": "y"}, {"customdata": [[4, "1", 0, 0], [4, "1", 0.1, 0.05], [4, "1", 0.2, 0.1], [4, "1", 0.3, 0.15], [4, "1", 0.4, 0.2], [4, "1", 0.5, 0.25], [4, "1", 0.6, 0.3], [4, "1", 0.7, 0.35], [4, "1", 0.8, 0.4], [4, "1", 0.9, 0.45], [4, "1", 1, 0.5]], "hovertemplate": "k=0.5<br>fp=%{x}<br>tp=%{y}<br>n_exp=%{customdata[0]}<br>threshold_exp=%{customdata[1]}<br>p=%{customdata[2]}<br>r=%{customdata[3]}<extra></extra>", "legendgroup": "0.5", "line": {"color": "#FFA15A", "dash": "solid"}, "marker": {"symbol": "circle"}, "mode": "markers+lines", "name": "0.5", "orientation": "v", "showlegend": true, "type": "scatter", "x": [0, 0.1855, 0.3439, 0.478, 0.5904, 0.6836, 0.7599, 0.8215, 0.8704, 0.9085, 0.9375], "xaxis": "x", "y": [0, 0.3439, 0.5904, 0.7599, 0.8704, 0.9375, 0.9744, 0.9919, 0.9984, 0.9999, 1], "yaxis": "y"}, {"customdata": [[4, "1", 0, 0], [4, "1", 0.1, 0.06], [4, "1", 0.2, 0.12], [4, "1", 0.3, 0.18], [4, "1", 0.4, 0.24], [4, "1", 0.5, 0.3], [4, "1", 0.6, 0.36], [4, "1", 0.7, 0.42], [4, "1", 0.8, 0.48], [4, "1", 0.9, 0.54], [4, "1", 1, 0.6]], "hovertemplate": "k=0.6<br>fp=%{x}<br>tp=%{y}<br>n_exp=%{customdata[0]}<br>threshold_exp=%{customdata[1]}<br>p=%{customdata[2]}<br>r=%{customdata[3]}<extra></extra>", "legendgroup": "0.6", "line": {"color": "#19d3f3", "dash": "solid"}, "marker": {"symbol": "circle"}, "mode": "markers+lines", "name": "0.6", "orientation": "v", "showlegend": true, "type": "scatter", "x": [0, 0.2193, 0.4003, 0.5479, 0.6664, 0.7599, 0.8322, 0.8868, 0.9269, 0.9552, 0.9744], "xaxis": "x", "y": [0, 0.3439, 0.5904, 0.7599, 0.8704, 0.9375, 0.9744, 0.9919, 0.9984, 0.9999, 1], "yaxis": "y"}, {"customdata": [[4, "1", 0, 0], [4, "1", 0.1, 0.07], [4, "1", 0.2, 0.14], [4, "1", 0.3, 0.21], [4, "1", 0.4, 0.28], [4, "1", 0.5, 0.35], [4, "1", 0.6, 0.42], [4, "1", 0.7, 0.49], [4, "1", 0.8, 0.56], [4, "1", 0.9, 0.63], [4, "1", 1, 0.7]], "hovertemplate": "k=0.7000000000000001<br>fp=%{x}<br>tp=%{y}<br>n_exp=%{customdata[0]}<br>threshold_exp=%{customdata[1]}<br>p=%{customdata[2]}<br>r=%{customdata[3]}<extra></extra>", "legendgroup": "0.7000000000000001", "line": {"color": "#FF6692", "dash": "solid"}, "marker": {"symbol": "circle"}, "mode": "markers+lines", "name": "0.7000000000000001", "orientation": "v", "showlegend": true, "type": "scatter", "x": [0, 0.2519, 0.453, 0.6105, 0.7313, 0.8215, 0.8868, 0.9323, 0.9625, 0.9813, 0.9919], "xaxis": "x", "y": [0, 0.3439, 0.5904, 0.7599, 0.8704, 0.9375, 0.9744, 0.9919, 0.9984, 0.9999, 1], "yaxis": "y"}, {"customdata": [[4, "1", 0, 0], [4, "1", 0.1, 0.08], [4, "1", 0.2, 0.16], [4, "1", 0.3, 0.24], [4, "1", 0.4, 0.32], [4, "1", 0.5, 0.4], [4, "1", 0.6, 0.48], [4, "1", 0.7, 0.56], [4, "1", 0.8, 0.64], [4, "1", 0.9, 0.72], [4, "1", 1, 0.8]], "hovertemplate": "k=0.8<br>fp=%{x}<br>tp=%{y}<br>n_exp=%{customdata[0]}<br>threshold_exp=%{customdata[1]}<br>p=%{customdata[2]}<br>r=%{customdata[3]}<extra></extra>", "legendgroup": "0.8", "line": {"color": "#B6E880", "dash": "solid"}, "marker": {"symbol": "circle"}, "mode": "markers+lines", "name": "0.8", "orientation": "v", "showlegend": true, "type": "scatter", "x": [0, 0.2836, 0.5021, 0.6664, 0.7862, 0.8704, 0.9269, 0.9625, 0.9832, 0.9939, 0.9984], "xaxis": "x", "y": [0, 0.3439, 0.5904, 0.7599, 0.8704, 0.9375, 0.9744, 0.9919, 0.9984, 0.9999, 1], "yaxis": "y"}, {"customdata": [[4, "1", 0, 0], [4, "1", 0.1, 0.09], [4, "1", 0.2, 0.18], [4, "1", 0.3, 0.27], [4, "1", 0.4, 0.36], [4, "1", 0.5, 0.45], [4, "1", 0.6, 0.54], [4, "1", 0.7, 0.63], [4, "1", 0.8, 0.72], [4, "1", 0.9, 0.81], [4, "1", 1, 0.9]], "hovertemplate": "k=0.9<br>fp=%{x}<br>tp=%{y}<br>n_exp=%{customdata[0]}<br>threshold_exp=%{customdata[1]}<br>p=%{customdata[2]}<br>r=%{customdata[3]}<extra></extra>", "legendgroup": "0.9", "line": {"color": "#FF97FF", "dash": "solid"}, "marker": {"symbol": "circle"}, "mode": "markers+lines", "name": "0.9", "orientation": "v", "showlegend": true, "type": "scatter", "x": [0, 0.3143, 0.5479, 0.716, 0.8322, 0.9085, 0.9552, 0.9813, 0.9939, 0.9987, 0.9999], "xaxis": "x", "y": [0, 0.3439, 0.5904, 0.7599, 0.8704, 0.9375, 0.9744, 0.9919, 0.9984, 0.9999, 1], "yaxis": "y"}, {"customdata": [[4, "1", 0, 0], [4, "1", 0.1, 0.1], [4, "1", 0.2, 0.2], [4, "1", 0.3, 0.3], [4, "1", 0.4, 0.4], [4, "1", 0.5, 0.5], [4, "1", 0.6, 0.6], [4, "1", 0.7, 0.7], [4, "1", 0.8, 0.8], [4, "1", 0.9, 0.9], [4, "1", 1, 1]], "hovertemplate": "k=1.0<br>fp=%{x}<br>tp=%{y}<br>n_exp=%{customdata[0]}<br>threshold_exp=%{customdata[1]}<br>p=%{customdata[2]}<br>r=%{customdata[3]}<extra></extra>", "legendgroup": "1.0", "line": {"color": "#FECB52", "dash": "solid"}, "marker": {"symbol": "circle"}, "mode": "markers+lines", "name": "1.0", "orientation": "v", "showlegend": true, "type": "scatter", "x": [0, 0.3439, 0.5904, 0.7599, 0.8704, 0.9375, 0.9744, 0.9919, 0.9984, 0.9999, 1], "xaxis": "x", "y": [0, 0.3439, 0.5904, 0.7599, 0.8704, 0.9375, 0.9744, 0.9919, 0.9984, 0.9999, 1], "yaxis": "y"}], "layout": {"legend": {"title": {"text": "k"}, "tracegroupgap": 0}, "margin": {"t": 60}, "title": {"text": "{Number of experiments:4}{Threshold Runs:1}"}, "xaxis": {"anchor": "y", "domain": [0, 1], "title": {"text": "fp"}}, "yaxis": {"anchor": "x", "domain": [0, 1], "title": {"text": "tp"}}}}
